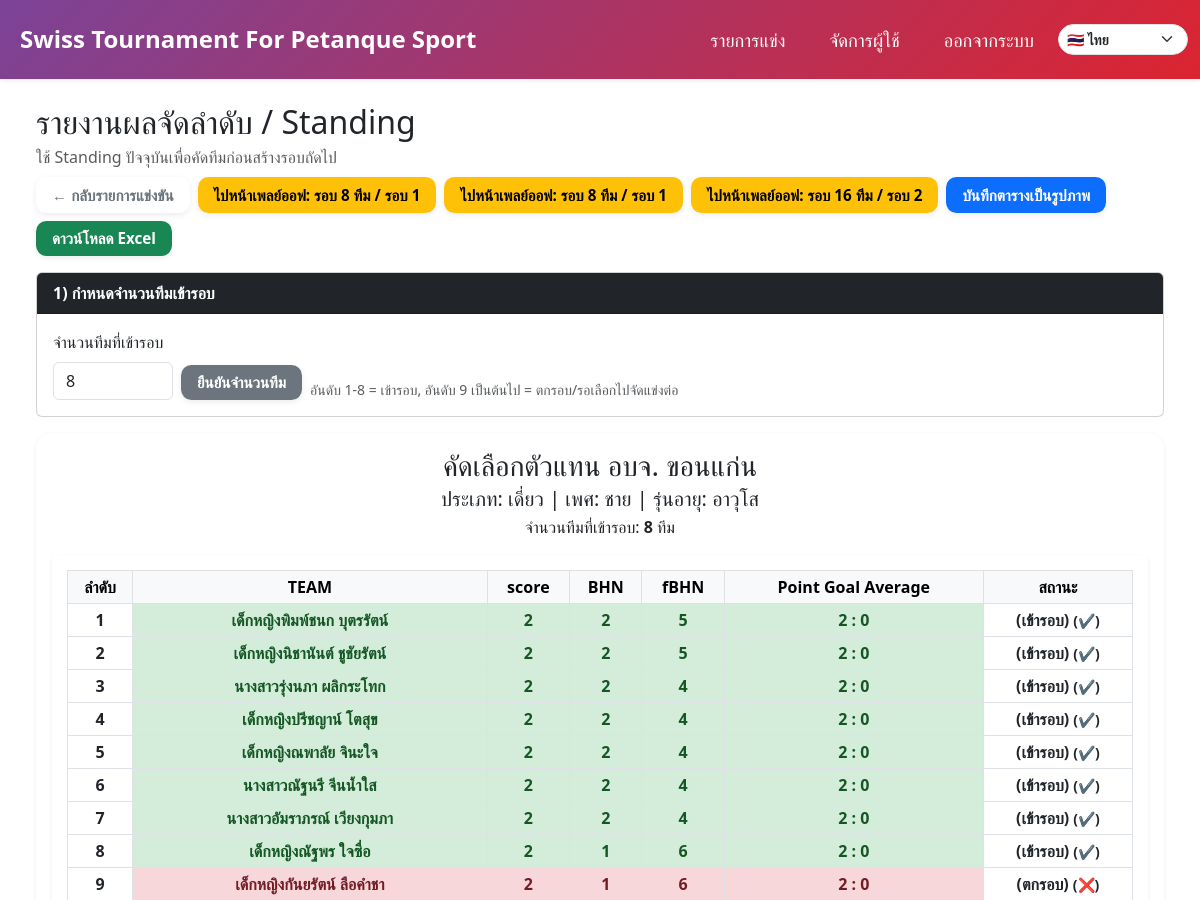
The page /event/1/standings (signed in, upper part) on the database as committed earlier.
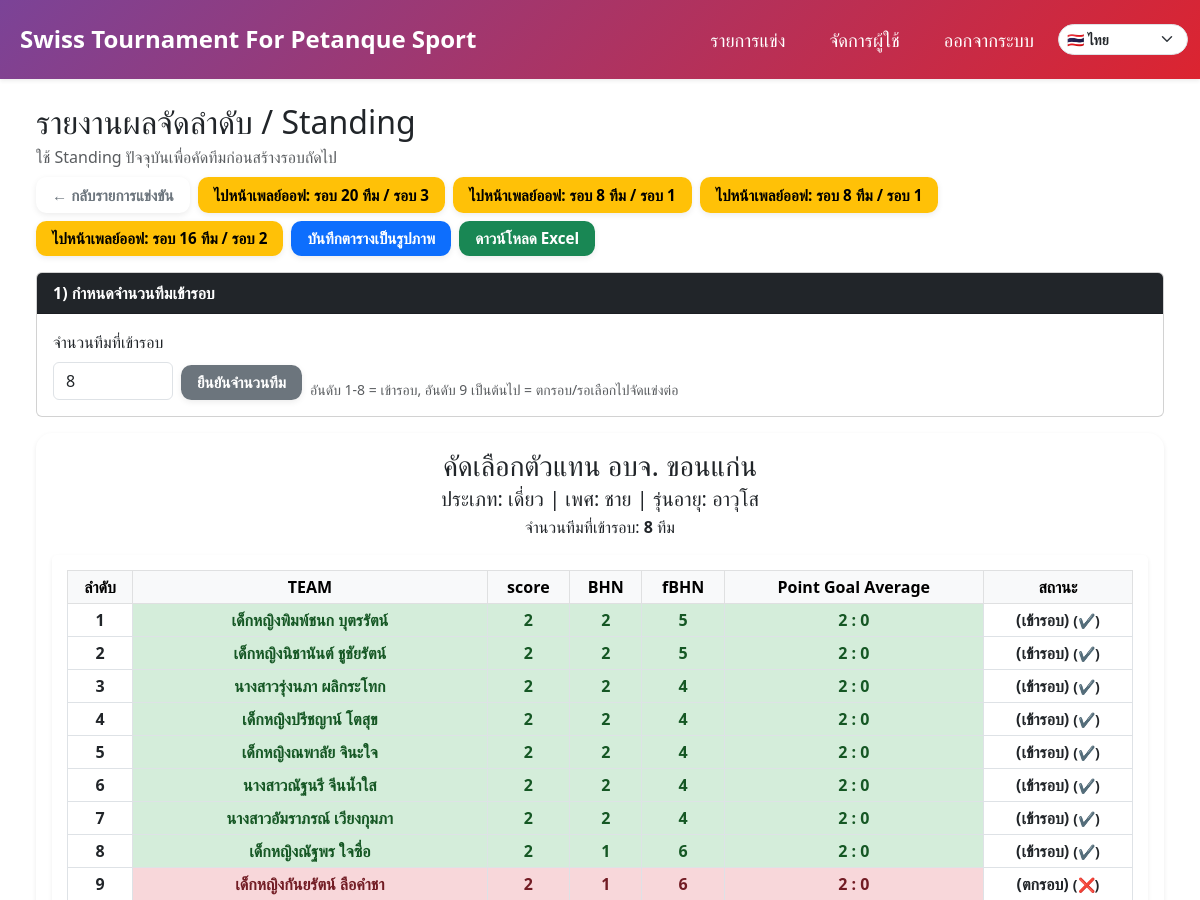
The same page on the database as committed later.
### tables this page shows
CREATE TABLE playoff_competitions (
                id INTEGER PRIMARY KEY AUTOINCREMENT, source_event_id INTEGER NOT NULL, title TEXT NOT NULL,
                competition_type TEXT NOT NULL, pairing_method TEXT NOT NULL DEFAULT 'seed',
                status TEXT NOT NULL DEFAULT 'active', report_note TEXT, created_at DATETIME DEFAULT CURRENT_TIMESTAMP
            , config_json TEXT);

### models.py (models this page shows)
class Team(db.Model):
    __tablename__ = "teams"
    id = db.Column(db.Integer, primary_key=True)
    name = db.Column(db.String(100), nullable=False)
    event_id = db.Column(db.Integer, db.ForeignKey("events.id"), nullable=False)

### app.py (the view)
@app.route('/event/<int:event_id>/standings')
@login_required
def event_standings(event_id):
    current_event = Event.query.get_or_404(event_id)
    standings_data = calculate_standings(event_id)
    num_qualified_teams = request.args.get('num_qualified_teams', type=int, default=min(8, len(standings_data) or 8))
    if num_qualified_teams > len(standings_data):
        num_qualified_teams = len(standings_data)
    if num_qualified_teams < 0:
        num_qualified_teams = 0
    qualified_rows = standings_data[:num_qualified_teams]
    eliminated_rows = standings_data[num_qualified_teams:]
    return render_template(
        'event_standings.html',
        event=current_event,
        standings=standings_data,
        qualified_rows=qualified_rows,
        eliminated_rows=eliminated_rows,
        num_qualified_teams=num_qualified_teams,
        active_playoffs=_active_playoffs_for_event(event_id),
    )

### app.py (called while the page is built)
def get_current_lang():
    lang = request.args.get("lang") or session.get("lang") or "th"
    if lang not in SUPPORTED_LANGS:
        lang = "th"
    session["lang"] = lang
    return lang

@app.context_processor
def inject_i18n():
    lang = get_current_lang()
    return {
        "current_lang": lang,
        "supported_langs": SUPPORTED_LANGS,
        "text_translations": TEXT_TRANSLATIONS,
        "t": lambda key: translate(key, lang),
    }

@login_manager.user_loader
def load_user(user_id):
    return User.query.get(int(user_id))

### i18n.py (called while the page is built)
def translate(key, lang="th"):
    table = TRANSLATIONS.get(key, {})
    return table.get(lang) or table.get("th") or key

### standings.py (called while the page is built)
def safe_int(val):
    try:
        return int(val)
    except:
        return 0

### templates/event_standings.html (shortened to what the changed rows need)
{% extends 'base.html' %}
{% block content %}
<div class="container-fluid mt-4 mb-5">
  <div class="d-flex justify-content-between align-items-start flex-wrap gap-2 mb-3 no-print">
    <div>
      <h2 class="mb-1">รายงานผลจัดลำดับ / Standing</h2>
    </div>
    <div class="d-flex gap-2 flex-wrap">
      <a href="{{ url_for('event_detail', event_id=event.id) }}" class="btn btn-outline-secondary">← กลับรายการแข่งขัน</a>
      {% if active_playoffs %}
        {% for po in active_playoffs %}
          <a href="{{ url_for('playoff_detail', playoff_id=po.id) }}" class="btn btn-warning fw-bold">ไปหน้าเพลย์ออฟ: {{ po.title }}{% if po.latest_round %} / รอบ {{ po.latest_round }}{% endif %}</a>
        {% endfor %}
      {% endif %}
      <button id="saveTableAsImage" class="btn btn-primary">บันทึกตารางเป็นรูปภาพ</button>
      <button id="downloadExcel" class="btn btn-success">ดาวน์โหลด Excel</button>
    </div>
  </div>
  {% if standings %}
  <div id="standingsTable" class="standing-report-box p-3 mb-4 text-center">
    <div class="table-responsive">
      <table class="table table-bordered table-sm align-middle text-center mb-0">
        <thead class="table-light">
          <tr>
            <th>ลำดับ</th>
            <th>TEAM</th>
            <th>score</th>
            <th>BHN</th>
            <th>fBHN</th>
            <th>Point Goal Average</th>
            <th>สถานะ</th>
          </tr>
        </thead>
        <tbody>
                            {% for team in standings %}
                            <tr class="{% if loop.index <= num_qualified_teams|int %}team-qualified{% else %}team-eliminated{% endif %}"
                                style="font-weight: bold">
                                <td>{{ loop.index }}</td>
                                <td class="{% if loop.index <= num_qualified_teams|int %}team-qualified{% else %}team-eliminated{% endif %}"
                                    style="font-weight: bold">
                                    {{ team.team_name }}
                                </td>
                                <td class="{% if loop.index <= num_qualified_teams|int %}team-qualified{% else %}team-eliminated{% endif %}"
                                    style="font-weight: bold">
                                    {{ team.score }}
                                </td>
                                <td class="{% if loop.index <= num_qualified_teams|int %}team-qualified{% else %}team-eliminated{% endif %}"
                                    style="font-weight: bold">
                                    {{ team.buchholz }}
                                </td>
                                <td class="{% if loop.index <= num_qualified_teams|int %}team-qualified{% else %}team-eliminated{% endif %}"
                                    style="font-weight: bold">
                                    {{ team.final_buchholz }}
                                </td>
                                <td class="{% if loop.index <= num_qualified_teams|int %}team-qualified{% else %}team-eliminated{% endif %}"
                                    style="font-weight: bold">
                                    {{ team.point_for }} : {{ team.point_against }}
                                </td>
                                <td>({% if loop.index <= num_qualified_teams|int %}เข้ารอบ{% else %}ตกรอบ{% endif %})
                                        <small>({% if loop.index <= num_qualified_teams|int %}✔️{% else %}❌{% endif
                                            %})</small>
                                </td>
                            </tr>
                            {% endfor %}
                        </tbody>
      </table>
    </div>
  </div>
  {% else %}
  <div class="alert alert-warning">ยังไม่มีตารางคะแนน</div>
  {% endif %}
</div>
{% endblock %}

Rows that differ between the two databases and show on the page:
added playoff_competitions: title "รอบ 20 ทีม", latest_round "3"
